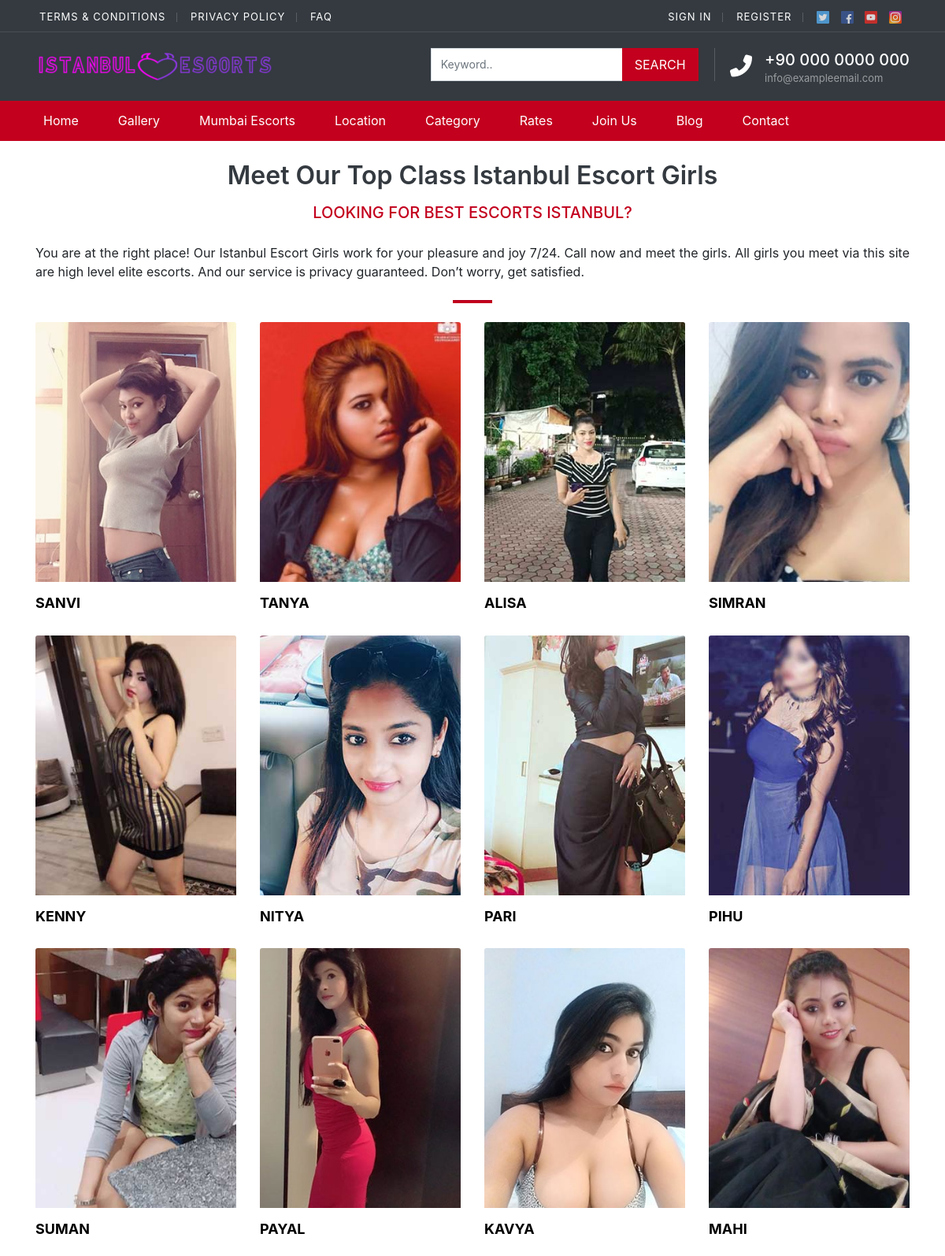
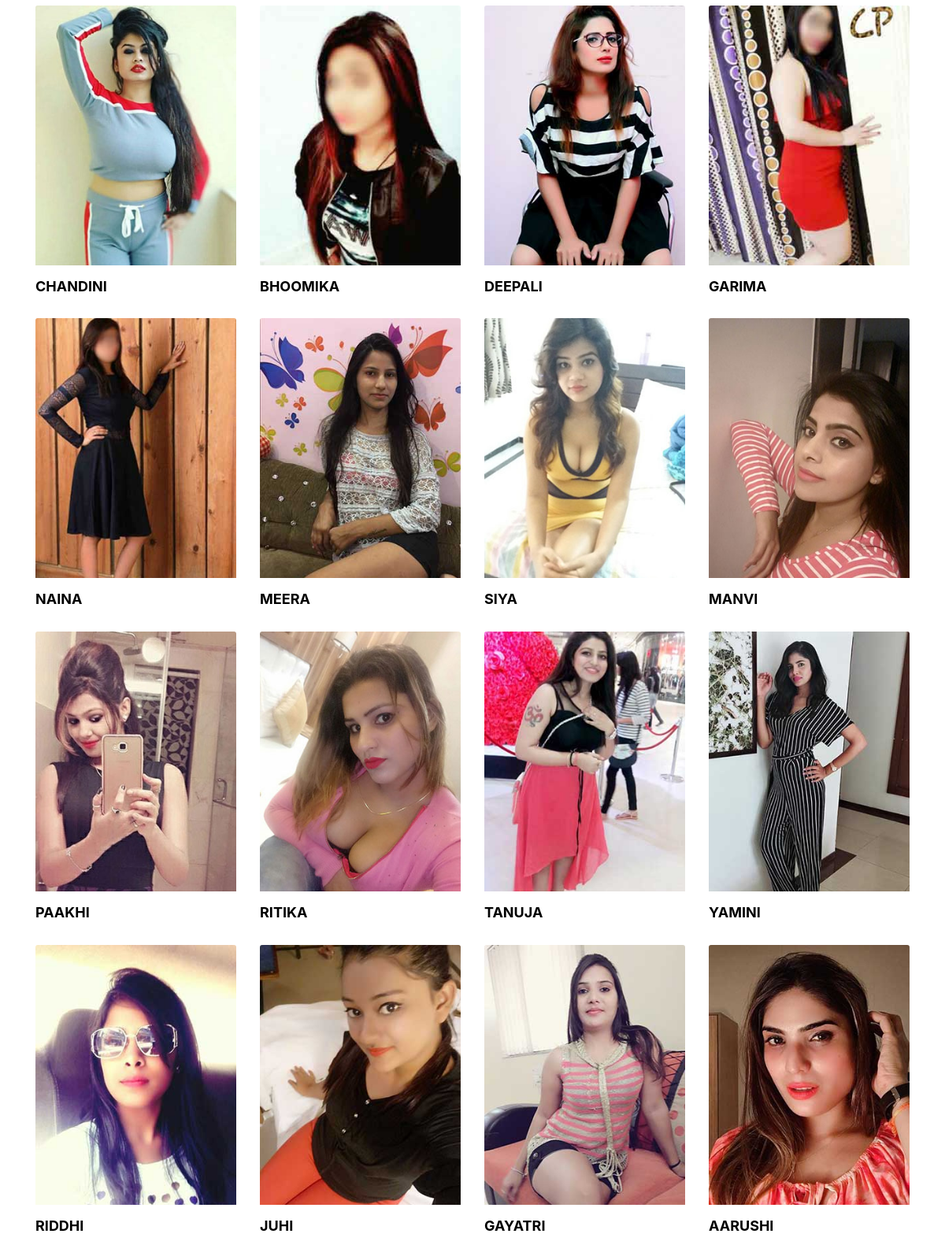
/index.php/callgirls (upper part), run on the app's committed database (2 pictures, top to bottom).
### tables this page shows
CREATE TABLE `profile_post` (
  `id` int(11) NOT NULL,
  `title` varchar(200) NOT NULL,
  `imge` blob NOT NULL,
  `book_infmn` varchar(200) DEFAULT NULL,
  `abt_profile` text DEFAULT NULL,
  `description` varchar(200) DEFAULT NULL,
  `alt_title` varchar(200) NOT NULL,
  `ethencity` varchar(100) DEFAULT NULL,
  `sexuality` varchar(100) DEFAULT NULL,
  `gender` varchar(100) DEFAULT NULL,
  `body` varchar(100) DEFAULT NULL,
  `dress_size` int(11) DEFAULT NULL,
  `bust_size` varchar(100) DEFAULT NULL,
  `drinking` varchar(100) DEFAULT NULL,
  `smoking` varchar(100) DEFAULT NULL,
  `whatsapp_num` varchar(100) DEFAULT NULL,
  `url` varchar(100) DEFAULT NULL,
  `age` int(11) NOT NULL,
  `height` varchar(200) NOT NULL,
  `category` varchar(200) NOT NULL,
  `origin` varchar(200) DEFAULT NULL,
  `availability` varchar(200) DEFAULT NULL,
  `language` varchar(200) NOT NULL,
  `service` varchar(100) DEFAULT NULL,
  `avbl_cat` varchar(200) DEFAULT NULL,
  `avbl_loc` varchar(200) DEFAULT NULL,
  `avbl_st` varchar(200) NOT NULL,
  `profile_type` varchar(200) DEFAULT NULL,
  `created_at` datetime DEFAULT current_timestamp(),
  `updated_at` datetime DEFAULT NULL ON UPDATE current_timestamp()
);

### application/controllers/Callgirls.php (called while the page is built, shortened)
<?php
class Callgirls extends CI_Controller
{
	public function __construct()
	{
		$this->load->model('Metadetails_model');
		$this->load->model('Prof_model');
	}
	public function index()
	{
		 $pg_url = $this->uri->segment(1);
        $tit_id = $this->uri->segment(3);
		 $data['row'] = $this->Metadetails_model->get_meta_list(basename($pg_url,$tit_id));
		 $data['get_all_prof'] = $this->Prof_model->get_profile_post();
		$this->load->view('includes/header',$data);
		$this->load->view('view_call-girls',$data);
		$this->load->view('includes/footer');
	}
}

### index.php (called while the page is built, shortened)
<?php
require_once BASEPATH.'core/CodeIgniter.php';

### application/models/Prof_model.php (called while the page is built, shortened)
<?php
class Prof_model extends CI_Model
{
    public function get_profile_post()
    {
        $this->db->select('profile_post.*,states.state_name,avg(reviews.rating) as rating,group_concat(DISTINCT(category.sub_cat_title)) cat_title,GROUP_CONCAT(DISTINCT(location.sub_loc_title)) loc_title');
        $this->db->from('profile_post');
        $this->db->join('states','profile_post.avbl_st = states.id','left');
        $this->db->join('reviews','`profile_post`.`id` = `reviews`.`post_id`','left');
        $this->db->join('category','find_in_set(category.id,profile_post.avbl_cat)<>0','left');
        $this->db->join('location','find_in_set(location.id,profile_post.avbl_loc)<>0','left');
        $this->db->group_by('`profile_post`.`title`');
        $this->db->order_by('profile_post.id','asc');
        $query = $this->db->get();
        return $query->result_array();
    }
}

### application/views/view_call-girls.php (the view, shortened to what this page needs)
<section class="block-cat-listings block-listings2a bg-white section-20 ">
    <div class="container">
       <div class="row">
          <div class="col-12 section-bottom-40">
             <div class="text-center">
                <h2 data-elementor-setting-key="title" data-elementor-inline-editing-toolbar="none" class="elementor-inline-editing  font- text-dark ">Meet Our Top Class Istanbul Escort Girls</h2>
                <p data-elementor-setting-key="subtitle" data-elementor-inline-editing-toolbar="none" class="elementor-inline-editing lead text-primary font- text-500 mb-4 ">LOOKING FOR BEST ESCORTS ISTANBUL?</p>
                <p style="text-align:justify;">You are at the right place! Our Istanbul Escort Girls work for your pleasure and joy 7/24. Call now and meet the girls.
                   All girls you meet via this site are high level elite escorts. And our service is privacy guaranteed. Don’t worry, get satisfied.
                </p>
                <hr style="width:50px; height:3px;" class="bg-primary my-4  mx-auto">
             </div>
          </div>
          <div class="col-12">
             <div class="row">
               <?php
                   foreach($get_all_prof as $res){
                   $pro_post_imge = explode(',',$res['imge']);
                   $pro_alt_title = explode(',',$res['alt_title']);
                 ?>
                <div class="col-6 col-md-4 col-lg-4 col-xl-3">
                   <div class="new-search info  no-resize img-user img-user-big bg-none" data-pid="284">
                      <figure>
                         <a href="<?php echo base_url()?>profile/<?php echo $res['title']?>/<?php echo $res['id']?>"> <img data-src="<?php echo base_url();?>uploads/profile/<?php echo $pro_post_imge[1]?>" class="img-fluid lazy loaded" alt="<?php echo $pro_alt_title[1];?>" src="<?php echo base_url();?>uploads/profile/<?php echo $pro_post_imge[1]?>" data-was-processed="true"> </a>
                      </figure>
                      <div class=" pt-3 position-relative">
                         <h3 class="mt-0 text-uppercase font-weight-bold"><a href="<?php echo base_url()?>profile/<?php echo $res['title']?>/<?php echo $res['id']?>"><?php echo $res['title'];?></a></h3>
                      </div>
                   </div>
                </div>
                <?php } ?>
             </div>
          </div>
       </div>
    </div>
 </section>

### application/views/includes/header.php (shortened to what this page needs)
<!DOCTYPE html>
<html lang="en">
<head>
    <link rel="stylesheet" href="https://maxcdn.bootstrapcdn.com/bootstrap/4.3.1/css/bootstrap.min.css">
    <link rel="stylesheet" href="<?php echo base_url(); ?>assets/css/style.css">
</head>
<body>
    <header class="elementor_header header6 bg-dark tmb">
        <nav class="elementor_topmenu d-none d-md-block bg-dark text-light">
           <div class="container">
              <div class="row">
                 <div class="col-md-6 pr-0">
                    <ul id="menu-top" class="clearfix mb-0 seperator list-inline mb-0">
                       <li itemscope="itemscope" itemtype="#" id="list-inline-item-62" class="list-inline-item list-inline-item-type-post_type list-inline-item-object-page list-inline-item-62 nav-item"><a title="Terms &amp; Conditions" href="#" class="nav-link">Terms &amp; Conditions</a></li>
                       <li itemscope="itemscope" itemtype="#" id="list-inline-item-61" class="list-inline-item list-inline-item-type-post_type list-inline-item-object-page list-inline-item-61 nav-item"><a title="Privacy Policy" href="#" class="nav-link">Privacy Policy</a></li>
                       <li itemscope="itemscope" itemtype="#" id="list-inline-item-60" class="list-inline-item list-inline-item-type-post_type list-inline-item-object-page list-inline-item-60 nav-item"><a title="FAQ" href="#" class="nav-link">FAQ</a></li>
                    </ul>
                 </div>
                 <div class="col d-none d-md-block">
                    <ul class="list-inline p-0 mb-0 float-right seperator">
                       <li class="list-inline-item">
                          <a href="javascript:void(0);" onclick="processLogin();"> Sign In</a>
                       </li>
                       <li class="list-inline-item">
                          <a href=""> Register</a>
                       </li>
                       <li class="list-inline-item pr-0">
                          <div class="socials">
                             <a class="social" target="_blank" href="https://www.twitter.com/" title="Twitter"> <img src="http://localhost/sweetypatel.net-dynamic/assets/img/twitter_icon.svg" alt="twitter" class="img-fluid"> </a>
                             <a class="social" target="_blank" href="https://www.facebook.com/" title="Facebook"> <img src="http://localhost/sweetypatel.net-dynamic/assets/img/facebook_icon.svg" alt="twitter" class="img-fluid"> </a>
                             <a class="social" target="_blank" href="https://www.youtube.com/" title="YouTube"> <img src="http://localhost/sweetypatel.net-dynamic/assets/img/youtube_icon.svg" alt="twitter" class="img-fluid"> </a>
                             <a class="social" target="_blank" href="https://www.instagram.com/" title="Instagram"> <img src="http://localhost/sweetypatel.net-dynamic/assets/img/instagram_icon.svg" alt="twitter" class="img-fluid"> </a>
                          </div>
                       </li>
                    </ul>
                 </div>
              </div>
           </div>
        </nav>
        <nav class="elementor_mainmenu navbar navbar-dark navbar-expand-lg">
           <div class="container">
              <a class="navbar-brand" href="index.html">
              <img src="<?php echo base_url(); ?>assets/img/logo-3-300x36.png" alt="logo" class="img-fluid navbar-brand-light">         </a>
              <ul class="topbar-info main-header ">
                 <li class="hide-mobile hide-ipad">
                    <form action="" class="search">
                       <div class="input-group">
                          <input type="text" class="form-control rounded-0 typeahead" name="s" placeholder="Keyword.." autocomplete="off">
                          <div class="input-group-append">
                             <button class="btn btn-primary  rounded-0 text-uppercase px-3 border-0" type="submit"> Search </button>
                          </div>
                       </div>
                    </form>
                 </li>
                 <li class="hide-ipad hide-mobile phonesingle"> <span class="media"> <span class="media-left"> <span class="icon"> <i class="fa fa-phone-alt text-primary"></i> </span> </span> <span class="media-content"> <strong class="btn-block mt-n2" style="font-size:20px;">+90 000 0000 000</strong> <span class="opacity-5">info@exampleemail.com</span> </span> </span> </li>
              </ul>
           </div>
        </nav>
        <nav class="elementor_mainmenu elementor_submenu py-1 navbar-bottom navbar navbar-expand-md navbar-light d-none d-lg-block shadow-sm bg-primary  navbar-dark py-2">
           <div class="container px-md-0">
              <div class="collapse navbar-collapse main-menu" id="header2menubar">
              <ul id="menu-header-1" class="navbar-nav ">
                    <li itemscope="itemscope" itemtype="#" >
                        <a title="Home" href="<?php echo base_url(); ?>" class="nav-link">Home</a>
                    </li>
                    <li itemscope="itemscope" itemtype="#" >
                        <a title="Latest Escorts" href="<?php echo base_url(); ?>mumbai-escort-girls-gallery" class="nav-link">Gallery</a>
                    </li>
                    <li itemscope="itemscope" itemtype="#" >
                        <a title="Latest Escorts" href="<?php echo base_url(); ?>mumbai-escorts" class="nav-link">Mumbai Escorts</a>
                    </li>
                    <li itemscope="itemscope" itemtype="#">
                        <a title="About Us" href="<?php echo base_url(); ?>locations" class="nav-link">Location</a>
                    </li>
                    <li itemscope="itemscope" itemtype="#" >
                        <a title="Join Us" href="<?php echo base_url(); ?>categories" class="nav-link">Category</a>
                    </li>
                    <li itemscope="itemscope" itemtype="#" >
                        <a title="Advertising" href="<?php echo base_url(); ?>mumbai-escorts-rates" class="nav-link">Rates</a>
                    </li>
                    <li itemscope="itemscope" itemtype="#" >
                        <a title="Advertising" href="<?php echo base_url(); ?>join-us" class="nav-link">Join Us</a>
                    </li>
                    <li itemscope="itemscope" itemtype="#">
                        <a title="Blog" href="<?php echo base_url(); ?>blogs" class="nav-link">Blog</a>
                    </li>
                    <li itemscope="itemscope" itemtype="#">
                        <a title="Contact" href="<?php echo base_url(); ?>mumbai-escorts-phone-number" class="nav-link">Contact</a>
                    </li>
                  </ul>
              </div>
           </div>
        </nav>
     </header>

### application/views/includes/footer.php (shortened to what this page needs)
</body>
</html>

### data on the page
profile_post: shows a picture, title "SANVI"
profile_post: shows a picture, title "TANYA"
profile_post: shows a picture, title "ALISA"
profile_post: shows a picture, title "SIMRAN"
profile_post: shows a picture, title "KENNY"
profile_post: shows a picture, title "NITYA"
profile_post: shows a picture, title "PARI"
profile_post: shows a picture, title "PIHU"
profile_post: shows a picture, title "SUMAN"
profile_post: shows a picture, title "PAYAL"
profile_post: shows a picture, title "KAVYA"
profile_post: shows a picture, title "MAHI"
profile_post: shows a picture, title "CHANDINI"
profile_post: shows a picture, title "BHOOMIKA"
profile_post: shows a picture, title "DEEPALI"
profile_post: shows a picture, title "GARIMA"
profile_post: shows a picture, title "NAINA"
profile_post: shows a picture, title "MEERA"
profile_post: shows a picture, title "SIYA"
profile_post: shows a picture, title "MANVI"
profile_post: shows a picture, title "PAAKHI"
profile_post: shows a picture, title "RITIKA"
profile_post: shows a picture, title "TANUJA"
profile_post: shows a picture, title "YAMINI"
profile_post: shows a picture, title "RIDDHI"
profile_post: shows a picture, title "JUHI"
profile_post: shows a picture, title "GAYATRI"
profile_post: shows a picture, title "AARUSHI"
